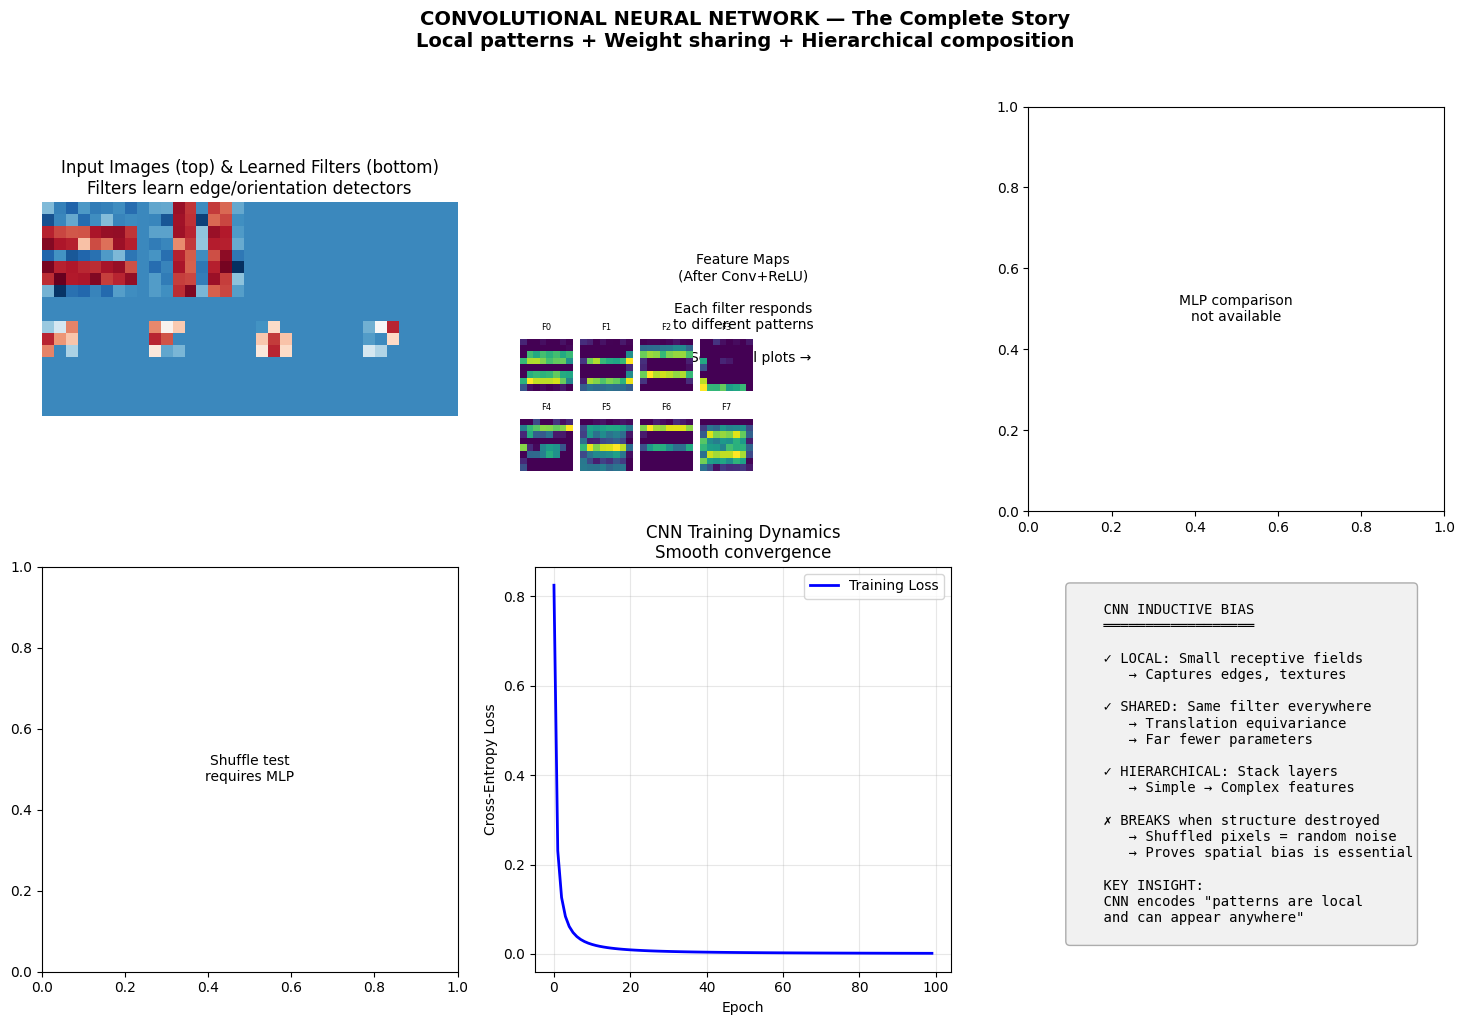

Write Python code to recreate this figure.
"""
CONVOLUTIONAL NEURAL NETWORK — Paradigm: LEARNED FEATURES (Local + Shared)

===============================================================
WHAT IT IS (THE CORE IDEA)
===============================================================

Instead of fully connected layers where every input connects to every neuron,
use LOCAL CONNECTIONS with SHARED WEIGHTS (convolution).

The SAME small filter slides across the input, detecting the SAME pattern
anywhere in the image → TRANSLATION EQUIVARIANCE.

===============================================================
THE KEY INSIGHT: WEIGHT SHARING = INDUCTIVE BIAS
===============================================================

An MLP treating a 28×28 image has 784 × hidden_size weights in layer 1.
A CNN with 3×3 filters has only 9 × n_filters weights!

This isn't just efficiency. It's a STRUCTURAL PRIOR:
    "Patterns that matter are LOCAL and can appear ANYWHERE."

This is why CNNs dominate vision:
    - Edges are local
    - Textures are local
    - A cat's ear is a cat's ear regardless of position

===============================================================
CONVOLUTION = TEMPLATE MATCHING
===============================================================

Convolution with filter W at position (i,j):

    output[i,j] = Σₘ Σₙ input[i+m, j+n] × W[m,n]

This is a DOT PRODUCT between the filter and the local patch.
High activation = patch LOOKS LIKE the filter.

So convolution is TEMPLATE MATCHING across all positions!

===============================================================
HIERARCHICAL FEATURE LEARNING
===============================================================

Layer 1: Learns edges, gradients (like Gabor filters)
Layer 2: Learns textures, corners (combinations of edges)
Layer 3: Learns parts (combinations of textures)
Layer 4+: Learns objects (combinations of parts)

Each layer's receptive field GROWS:
    3×3 filter → 3×3 receptive field
    Stack two 3×3 → 5×5 effective receptive field
    Stack three 3×3 → 7×7 effective receptive field

===============================================================
POOLING = TRANSLATION INVARIANCE
===============================================================

Max pooling: take max over local region
    - Provides SLIGHT translation invariance
    - Reduces spatial dimensions
    - Keeps strongest activations

Stride: skip positions when convolving
    - Similar effect to pooling
    - Modern architectures often use strided convolutions instead

===============================================================
INDUCTIVE BIAS
===============================================================

1. Locality: patterns are local
2. Translation equivariance: same pattern, same response (anywhere)
3. Hierarchical composition: simple → complex features
4. Spatial structure: 2D grid matters

This is why CNNs fail on permuted images!
If you shuffle pixels, the LOCAL patterns are destroyed.

===============================================================
"""

import numpy as np
import matplotlib.pyplot as plt
import sys
sys.path.insert(0, '/Users/sid47/ML Algorithms')
from importlib import import_module
datasets_module = import_module('00_datasets')
accuracy = datasets_module.accuracy


def create_simple_image_dataset(n_samples=500):
    """
    Create a simple 8×8 image dataset for binary classification.

    Class 0: Horizontal stripe pattern
    Class 1: Vertical stripe pattern

    This tests whether CNN can learn orientation-specific filters.
    """
    np.random.seed(42)

    images = []
    labels = []

    for i in range(n_samples):
        img = np.random.randn(8, 8) * 0.1  # noise

        if i % 2 == 0:
            # Horizontal stripes
            img[2:4, :] += 1.0
            img[5:7, :] += 1.0
            labels.append(0)
        else:
            # Vertical stripes
            img[:, 2:4] += 1.0
            img[:, 5:7] += 1.0
            labels.append(1)

        images.append(img)

    X = np.array(images)
    y = np.array(labels)

    # Split
    split = int(0.8 * n_samples)
    return X[:split], X[split:], y[:split], y[split:]


def create_digit_like_dataset(n_samples=1000):
    """
    Create simple 8×8 'digit-like' patterns.

    Class 0: 'L' shape
    Class 1: 'T' shape
    Class 2: '+' shape

    This tests pattern recognition beyond just orientation.
    """
    np.random.seed(42)

    images = []
    labels = []

    for i in range(n_samples):
        img = np.random.randn(8, 8) * 0.1

        label = i % 3

        if label == 0:  # L shape
            img[1:6, 2] += 1.0  # vertical bar
            img[5, 2:6] += 1.0   # horizontal bar
        elif label == 1:  # T shape
            img[1, 2:6] += 1.0   # top horizontal
            img[1:6, 3:5] += 1.0  # vertical
        else:  # + shape
            img[3:5, 1:7] += 1.0  # horizontal
            img[1:7, 3:5] += 1.0  # vertical

        images.append(img)
        labels.append(label)

    X = np.array(images)
    y = np.array(labels)

    split = int(0.8 * n_samples)
    return X[:split], X[split:], y[:split], y[split:]


def im2col(X, kernel_size, stride, padding):
    """
    Transform image to column matrix for efficient convolution.

    This converts convolution into matrix multiplication!
    Instead of sliding a filter, we extract all patches as columns.

    X shape: (N, C, H, W)
    Output shape: (N * H_out * W_out, C * kernel_size * kernel_size)
    """
    N, C, H, W = X.shape

    # Apply padding
    if padding > 0:
        X_padded = np.pad(X, ((0, 0), (0, 0),
                              (padding, padding),
                              (padding, padding)), mode='constant')
    else:
        X_padded = X

    H_padded, W_padded = X_padded.shape[2], X_padded.shape[3]
    H_out = (H + 2 * padding - kernel_size) // stride + 1
    W_out = (W + 2 * padding - kernel_size) // stride + 1

    # Extract patches using stride tricks for efficiency
    shape = (N, C, H_out, W_out, kernel_size, kernel_size)
    strides = (X_padded.strides[0], X_padded.strides[1],
               X_padded.strides[2] * stride, X_padded.strides[3] * stride,
               X_padded.strides[2], X_padded.strides[3])

    patches = np.lib.stride_tricks.as_strided(X_padded, shape=shape, strides=strides)
    # Reshape to (N * H_out * W_out, C * K * K)
    cols = patches.reshape(N * H_out * W_out, -1)

    return cols, H_out, W_out, X_padded


def col2im(dcols, X_shape, kernel_size, stride, padding, H_out, W_out):
    """
    Reverse of im2col - accumulate gradients back to image format.
    """
    N, C, H, W = X_shape
    H_padded = H + 2 * padding
    W_padded = W + 2 * padding

    dX_padded = np.zeros((N, C, H_padded, W_padded))

    # Reshape dcols to patches
    dcols_reshaped = dcols.reshape(N, H_out, W_out, C, kernel_size, kernel_size)

    for i in range(H_out):
        for j in range(W_out):
            h_start = i * stride
            w_start = j * stride
            dX_padded[:, :, h_start:h_start+kernel_size, w_start:w_start+kernel_size] += \
                dcols_reshaped[:, i, j, :, :, :]

    # Remove padding
    if padding > 0:
        return dX_padded[:, :, padding:-padding, padding:-padding]
    return dX_padded


class Conv2D:
    """
    2D Convolution Layer (VECTORIZED with im2col).

    This is where the magic happens: local receptive fields + weight sharing.
    Uses im2col transformation to convert convolution to matrix multiplication.
    """

    def __init__(self, in_channels, out_channels, kernel_size=3, stride=1, padding=0):
        """
        Parameters:
        -----------
        in_channels : Input channels (1 for grayscale, 3 for RGB)
        out_channels : Number of filters (output feature maps)
        kernel_size : Size of each filter (assumes square)
        stride : Step size when sliding filter
        padding : Zero-padding around input
        """
        self.in_channels = in_channels
        self.out_channels = out_channels
        self.kernel_size = kernel_size
        self.stride = stride
        self.padding = padding

        # Initialize weights: shape (out_channels, in_channels, kernel_size, kernel_size)
        # Kaiming initialization for ReLU
        fan_in = in_channels * kernel_size * kernel_size
        self.W = np.random.randn(out_channels, in_channels, kernel_size, kernel_size) * np.sqrt(2.0 / fan_in)
        self.b = np.zeros(out_channels)

        # Gradients
        self.dW = None
        self.db = None
        self.cache = None

    def forward(self, X):
        """
        Forward pass: convolve filters across input using im2col.

        X shape: (batch_size, in_channels, height, width)
        Output shape: (batch_size, out_channels, out_height, out_width)
        """
        N, C, H, W = X.shape

        # im2col transformation
        cols, H_out, W_out, X_padded = im2col(X, self.kernel_size, self.stride, self.padding)

        # Reshape weights to (out_channels, in_channels * K * K)
        W_flat = self.W.reshape(self.out_channels, -1)

        # Convolution as matrix multiplication!
        # cols: (N * H_out * W_out, C * K * K)
        # W_flat.T: (C * K * K, out_channels)
        # Result: (N * H_out * W_out, out_channels)
        out = cols @ W_flat.T + self.b

        # Reshape to (N, out_channels, H_out, W_out)
        out = out.reshape(N, H_out, W_out, self.out_channels).transpose(0, 3, 1, 2)

        self.cache = (X, cols, H_out, W_out)
        return out

    def backward(self, dout):
        """
        Backward pass: compute gradients using im2col.
        """
        X, cols, H_out, W_out = self.cache
        N, C, H, W = X.shape

        # Reshape dout to (N * H_out * W_out, out_channels)
        dout_flat = dout.transpose(0, 2, 3, 1).reshape(-1, self.out_channels)

        # Gradient w.r.t. weights
        # dW = cols.T @ dout_flat, reshaped
        self.dW = (cols.T @ dout_flat).T.reshape(self.W.shape)

        # Gradient w.r.t. bias
        self.db = np.sum(dout_flat, axis=0)

        # Gradient w.r.t. input
        W_flat = self.W.reshape(self.out_channels, -1)
        dcols = dout_flat @ W_flat  # (N * H_out * W_out, C * K * K)

        # col2im to get dX
        dX = col2im(dcols, X.shape, self.kernel_size, self.stride, self.padding, H_out, W_out)

        return dX


class MaxPool2D:
    """
    Max Pooling Layer (VECTORIZED).

    Takes the maximum value in each local region.
    Provides slight translation invariance and reduces dimensions.
    """

    def __init__(self, pool_size=2, stride=2):
        self.pool_size = pool_size
        self.stride = stride
        self.cache = None

    def forward(self, X):
        """
        Forward pass: max over each pool_size × pool_size region.
        Vectorized using reshape and stride tricks.
        """
        N, C, H, W = X.shape
        p = self.pool_size
        s = self.stride

        H_out = (H - p) // s + 1
        W_out = (W - p) // s + 1

        # Use stride tricks to extract pooling regions
        shape = (N, C, H_out, W_out, p, p)
        strides = (X.strides[0], X.strides[1],
                   X.strides[2] * s, X.strides[3] * s,
                   X.strides[2], X.strides[3])

        X_strided = np.lib.stride_tricks.as_strided(X, shape=shape, strides=strides)

        # Max over the pooling windows
        out = X_strided.max(axis=(4, 5))

        # Store for backward
        self.cache = (X, X_strided, out)
        return out

    def backward(self, dout):
        """
        Backward pass: gradient flows only to the max element.
        """
        X, X_strided, out = self.cache
        N, C, H, W = X.shape
        p = self.pool_size
        s = self.stride
        _, _, H_out, W_out = dout.shape

        dX = np.zeros_like(X)

        # Create mask where max occurred
        # out has shape (N, C, H_out, W_out)
        # X_strided has shape (N, C, H_out, W_out, p, p)
        mask = (X_strided == out[:, :, :, :, None, None])

        # Distribute gradients
        for i in range(H_out):
            for j in range(W_out):
                h_start = i * s
                w_start = j * s
                dX[:, :, h_start:h_start+p, w_start:w_start+p] += \
                    mask[:, :, i, j, :, :] * dout[:, :, i:i+1, j:j+1]

        return dX


class Flatten:
    """Flatten spatial dimensions for dense layer."""

    def __init__(self):
        self.cache = None

    def forward(self, X):
        self.cache = X.shape
        return X.reshape(X.shape[0], -1)

    def backward(self, dout):
        return dout.reshape(self.cache)


class ReLU:
    """ReLU activation."""

    def __init__(self):
        self.cache = None

    def forward(self, X):
        self.cache = X
        return np.maximum(0, X)

    def backward(self, dout):
        X = self.cache
        return dout * (X > 0)


class Dense:
    """Fully connected layer."""

    def __init__(self, in_features, out_features):
        self.W = np.random.randn(in_features, out_features) * np.sqrt(2.0 / in_features)
        self.b = np.zeros(out_features)
        self.dW = None
        self.db = None
        self.cache = None

    def forward(self, X):
        self.cache = X
        return X @ self.W + self.b

    def backward(self, dout):
        X = self.cache
        self.dW = X.T @ dout
        self.db = np.sum(dout, axis=0)
        return dout @ self.W.T


class SimpleCNN:
    """
    Simple CNN for image classification.

    Architecture:
        Conv(3×3) → ReLU → Pool(2×2) → Conv(3×3) → ReLU → Pool(2×2) → Dense → Output
    """

    def __init__(self, input_shape=(1, 8, 8), n_classes=2, n_filters=8):
        """
        Parameters:
        -----------
        input_shape : (channels, height, width)
        n_classes : Number of output classes
        n_filters : Number of filters in conv layers
        """
        C, H, W = input_shape

        self.layers = []

        # Layer 1: Conv + ReLU
        self.layers.append(Conv2D(C, n_filters, kernel_size=3, padding=1))
        self.layers.append(ReLU())

        # Layer 2: Pool
        self.layers.append(MaxPool2D(pool_size=2, stride=2))

        # Calculate size after pool: H/2, W/2
        H1, W1 = H // 2, W // 2

        # Layer 3: Conv + ReLU
        self.layers.append(Conv2D(n_filters, n_filters * 2, kernel_size=3, padding=1))
        self.layers.append(ReLU())

        # Layer 4: Pool
        self.layers.append(MaxPool2D(pool_size=2, stride=2))

        # Calculate size after second pool: H/4, W/4
        H2, W2 = H1 // 2, W1 // 2
        flat_size = n_filters * 2 * H2 * W2

        # Layer 5: Flatten
        self.layers.append(Flatten())

        # Layer 6: Dense → output
        self.layers.append(Dense(flat_size, n_classes))

        self.n_classes = n_classes

    def forward(self, X):
        """Forward pass through all layers."""
        out = X
        for layer in self.layers:
            out = layer.forward(out)
        return out

    def backward(self, dout):
        """Backward pass through all layers."""
        for layer in reversed(self.layers):
            dout = layer.backward(dout)

    def softmax(self, X):
        """Numerically stable softmax."""
        exp_X = np.exp(X - np.max(X, axis=1, keepdims=True))
        return exp_X / np.sum(exp_X, axis=1, keepdims=True)

    def cross_entropy_loss(self, logits, y):
        """Cross-entropy loss with softmax."""
        probs = self.softmax(logits)
        n = len(y)

        # Clip for numerical stability
        probs = np.clip(probs, 1e-10, 1 - 1e-10)

        # Loss: -log(prob of correct class)
        loss = -np.sum(np.log(probs[np.arange(n), y])) / n

        # Gradient: softmax - one_hot
        dlogits = probs.copy()
        dlogits[np.arange(n), y] -= 1
        dlogits /= n

        return loss, dlogits

    def fit(self, X, y, epochs=100, lr=0.01, batch_size=32, verbose=True):
        """Train the CNN."""
        n_samples = len(y)

        # Reshape X if needed: (N, H, W) → (N, 1, H, W)
        if len(X.shape) == 3:
            X = X[:, np.newaxis, :, :]

        losses = []

        for epoch in range(epochs):
            # Shuffle
            indices = np.random.permutation(n_samples)
            X_shuffled = X[indices]
            y_shuffled = y[indices]

            epoch_loss = 0

            for i in range(0, n_samples, batch_size):
                X_batch = X_shuffled[i:i+batch_size]
                y_batch = y_shuffled[i:i+batch_size]

                # Forward
                logits = self.forward(X_batch)

                # Loss
                loss, dlogits = self.cross_entropy_loss(logits, y_batch)
                epoch_loss += loss * len(y_batch)

                # Backward
                self.backward(dlogits)

                # Update weights (SGD)
                for layer in self.layers:
                    if hasattr(layer, 'W'):
                        layer.W -= lr * layer.dW
                        layer.b -= lr * layer.db

            epoch_loss /= n_samples
            losses.append(epoch_loss)

            if verbose and (epoch + 1) % 20 == 0:
                print(f"Epoch {epoch+1}/{epochs}, Loss: {epoch_loss:.4f}")

        return losses

    def predict(self, X):
        """Predict class labels."""
        if len(X.shape) == 3:
            X = X[:, np.newaxis, :, :]
        logits = self.forward(X)
        return np.argmax(logits, axis=1)

    def predict_proba(self, X):
        """Predict class probabilities."""
        if len(X.shape) == 3:
            X = X[:, np.newaxis, :, :]
        logits = self.forward(X)
        return self.softmax(logits)


# ============================================================
# ABLATION EXPERIMENTS
# ============================================================

def ablation_experiments():
    print("\n" + "="*60)
    print("ABLATION EXPERIMENTS")
    print("="*60)

    np.random.seed(42)
    X_train, X_test, y_train, y_test = create_simple_image_dataset()

    # -------- Experiment 1: Number of Filters --------
    print("\n1. EFFECT OF NUMBER OF FILTERS")
    print("-" * 40)
    for n_filters in [2, 4, 8, 16, 32]:
        cnn = SimpleCNN(input_shape=(1, 8, 8), n_classes=2, n_filters=n_filters)
        cnn.fit(X_train, y_train, epochs=50, lr=0.01, verbose=False)
        train_acc = accuracy(y_train, cnn.predict(X_train))
        test_acc = accuracy(y_test, cnn.predict(X_test))
        n_params = sum(l.W.size + l.b.size for l in cnn.layers if hasattr(l, 'W'))
        print(f"n_filters={n_filters:<3} params={n_params:<6} train={train_acc:.3f} test={test_acc:.3f}")
    print("→ More filters = more capacity, but diminishing returns")

    # -------- Experiment 2: CNN vs MLP --------
    print("\n2. CNN vs MLP (Same Parameter Budget)")
    print("-" * 40)

    # Train CNN
    cnn = SimpleCNN(input_shape=(1, 8, 8), n_classes=2, n_filters=8)
    cnn.fit(X_train, y_train, epochs=100, lr=0.01, verbose=False)
    cnn_acc = accuracy(y_test, cnn.predict(X_test))
    cnn_params = sum(l.W.size + l.b.size for l in cnn.layers if hasattr(l, 'W'))

    # Train MLP with similar params
    from importlib import import_module
    try:
        mlp_module = import_module('12_mlp')
        MLP = mlp_module.MLP

        X_train_flat = X_train.reshape(X_train.shape[0], -1)
        X_test_flat = X_test.reshape(X_test.shape[0], -1)

        mlp = MLP(layer_sizes=[64, 32, 16, 2], activation='relu')
        mlp.fit(X_train_flat, y_train, epochs=100, lr=0.01, verbose=False)
        mlp_acc = accuracy(y_test, mlp.predict(X_test_flat))
        mlp_params = sum(l.W.size + l.b.size for l in mlp.layers if hasattr(l, 'W'))

        print(f"CNN: params={cnn_params:<6} accuracy={cnn_acc:.3f}")
        print(f"MLP: params={mlp_params:<6} accuracy={mlp_acc:.3f}")
        print("→ CNN achieves same/better with fewer params (weight sharing!)")
    except:
        print(f"CNN: params={cnn_params:<6} accuracy={cnn_acc:.3f}")
        print("MLP module not available for comparison")

    # -------- Experiment 3: Effect of Pooling --------
    print("\n3. EFFECT OF POOLING (Translation Invariance)")
    print("-" * 40)

    # Test with shifted images
    def shift_images(X, shift=1):
        """Shift images by 'shift' pixels."""
        X_shifted = np.zeros_like(X)
        X_shifted[:, shift:, shift:] = X[:, :-shift, :-shift]
        return X_shifted

    X_test_shifted = shift_images(X_test, shift=1)

    cnn = SimpleCNN(input_shape=(1, 8, 8), n_classes=2, n_filters=8)
    cnn.fit(X_train, y_train, epochs=100, lr=0.01, verbose=False)

    acc_original = accuracy(y_test, cnn.predict(X_test))
    acc_shifted = accuracy(y_test, cnn.predict(X_test_shifted))

    print(f"Original test accuracy:    {acc_original:.3f}")
    print(f"Shifted test accuracy:     {acc_shifted:.3f}")
    print(f"Drop due to shift:         {acc_original - acc_shifted:.3f}")
    print("→ Pooling provides SOME shift invariance, but not complete")

    # -------- Experiment 4: Pixel Shuffle Test --------
    print("\n4. CNN vs MLP on SHUFFLED PIXELS")
    print("-" * 40)
    print("This tests the spatial inductive bias!")

    # Create a fixed random permutation
    perm = np.random.permutation(64)

    X_train_shuffled = X_train.reshape(-1, 64)[:, perm].reshape(-1, 8, 8)
    X_test_shuffled = X_test.reshape(-1, 64)[:, perm].reshape(-1, 8, 8)

    # CNN on shuffled
    cnn = SimpleCNN(input_shape=(1, 8, 8), n_classes=2, n_filters=8)
    cnn.fit(X_train_shuffled, y_train, epochs=100, lr=0.01, verbose=False)
    cnn_shuffled_acc = accuracy(y_test, cnn.predict(X_test_shuffled))

    print(f"CNN on normal images:     {acc_original:.3f}")
    print(f"CNN on shuffled pixels:   {cnn_shuffled_acc:.3f}")
    print("→ CNN FAILS on shuffled pixels! Local structure destroyed.")

    # -------- Experiment 5: Visualize Learned Filters --------
    print("\n5. LEARNED FILTERS (First Conv Layer)")
    print("-" * 40)

    cnn = SimpleCNN(input_shape=(1, 8, 8), n_classes=2, n_filters=8)
    cnn.fit(X_train, y_train, epochs=100, lr=0.01, verbose=False)

    # Get first conv layer filters
    conv1 = cnn.layers[0]
    filters = conv1.W  # Shape: (n_filters, in_channels, H, W)

    print(f"Filter shape: {filters.shape}")
    print(f"Filter 0 (horizontal/vertical detector?):")
    print(filters[0, 0].round(2))
    print("→ Filters learn edge/pattern detectors automatically!")

    # -------- Experiment 6: Multi-class Classification --------
    print("\n6. MULTI-CLASS CLASSIFICATION (L, T, + shapes)")
    print("-" * 40)

    X_train_mc, X_test_mc, y_train_mc, y_test_mc = create_digit_like_dataset()

    for n_filters in [4, 8, 16]:
        cnn = SimpleCNN(input_shape=(1, 8, 8), n_classes=3, n_filters=n_filters)
        cnn.fit(X_train_mc, y_train_mc, epochs=100, lr=0.01, verbose=False)
        acc = accuracy(y_test_mc, cnn.predict(X_test_mc))
        print(f"n_filters={n_filters:<3} 3-class accuracy={acc:.3f}")


def visualize_cnn_story():
    """
    Create comprehensive CNN visualization that tells the complete story:
    1. Learned filters (what CNN sees)
    2. Feature maps (how activations propagate)
    3. CNN vs MLP comparison (weight sharing advantage)
    4. Shuffle test (spatial inductive bias proof)
    5. Loss curves (training dynamics)
    6. Parameter efficiency
    """
    print("\n" + "="*60)
    print("CNN VISUALIZATION — The Complete Story")
    print("="*60)

    np.random.seed(42)
    X_train, X_test, y_train, y_test = create_simple_image_dataset(n_samples=600)

    # Train CNN
    cnn = SimpleCNN(input_shape=(1, 8, 8), n_classes=2, n_filters=8)
    losses_cnn = cnn.fit(X_train, y_train, epochs=100, lr=0.01, verbose=False)
    cnn_acc = accuracy(y_test, cnn.predict(X_test))
    cnn_params = sum(l.W.size + l.b.size for l in cnn.layers if hasattr(l, 'W'))

    # Create figure with 2x3 grid
    fig = plt.figure(figsize=(15, 10))

    # ============ Plot 1: Sample Images & Learned Filters ============
    ax1 = fig.add_subplot(2, 3, 1)

    # Show 4 sample images (2 per class) and corresponding filter responses
    conv1 = cnn.layers[0]
    n_filters_show = 4

    # Create a grid showing input → filters → activations
    combined = np.zeros((8*2 + 2, 8*n_filters_show + n_filters_show - 1))

    # Top row: sample images
    sample_h = X_test[0]  # Horizontal stripe
    sample_v = X_test[1]  # Vertical stripe
    combined[:8, :8] = sample_h
    combined[:8, 9:17] = sample_v

    # Show filters
    for i in range(min(n_filters_show, conv1.W.shape[0])):
        # Normalize filter for display
        filt = conv1.W[i, 0]
        filt_norm = (filt - filt.min()) / (filt.max() - filt.min() + 1e-8)
        # Place in bottom row
        col_start = i * 9
        combined[10:13, col_start:col_start+3] = filt_norm

    ax1.imshow(combined, cmap='RdBu_r')
    ax1.set_title('Input Images (top) & Learned Filters (bottom)\nFilters learn edge/orientation detectors')
    ax1.axis('off')

    # ============ Plot 2: Feature Maps After Conv ============
    ax2 = fig.add_subplot(2, 3, 2)

    # Get activations after first conv+relu
    test_img = X_test[0:1, np.newaxis, :, :]  # Add channel dim
    conv_out = cnn.layers[0].forward(test_img)
    relu_out = cnn.layers[1].forward(conv_out)

    # Show feature maps
    n_show = min(8, relu_out.shape[1])
    rows = 2
    cols = 4

    for i in range(n_show):
        ax_sub = fig.add_axes([0.35 + (i % cols) * 0.04, 0.55 + (1 - i // cols) * 0.08, 0.035, 0.07])
        ax_sub.imshow(relu_out[0, i], cmap='viridis')
        ax_sub.axis('off')
        ax_sub.set_title(f'F{i}', fontsize=6)

    ax2.text(0.5, 0.5, 'Feature Maps\n(After Conv+ReLU)\n\nEach filter responds\nto different patterns\n\n→ See small plots →',
             ha='center', va='center', fontsize=10, transform=ax2.transAxes)
    ax2.axis('off')

    # ============ Plot 3: CNN vs MLP ============
    ax3 = fig.add_subplot(2, 3, 3)

    # Train MLP
    try:
        mlp_module = import_module('12_mlp')
        MLP = mlp_module.MLP

        X_train_flat = X_train.reshape(X_train.shape[0], -1)
        X_test_flat = X_test.reshape(X_test.shape[0], -1)

        mlp = MLP(layer_sizes=[64, 32, 16, 2], activation='relu', n_epochs=100, lr=0.01, random_state=42)
        mlp.fit(X_train_flat, y_train)
        mlp_acc = accuracy(y_test, mlp.predict(X_test_flat))
        mlp_params = sum(w.size for w in mlp.weights) + sum(b.size for b in mlp.biases)

        # Bar chart
        models = ['CNN', 'MLP']
        accs = [cnn_acc, mlp_acc]
        params = [cnn_params, mlp_params]

        x = np.arange(2)
        width = 0.35

        bars1 = ax3.bar(x - width/2, accs, width, label='Accuracy', color='steelblue')
        ax3.set_ylabel('Accuracy', color='steelblue')
        ax3.set_ylim(0, 1.1)

        ax3_twin = ax3.twinx()
        bars2 = ax3_twin.bar(x + width/2, params, width, label='Parameters', color='coral', alpha=0.7)
        ax3_twin.set_ylabel('Parameters', color='coral')

        ax3.set_xticks(x)
        ax3.set_xticklabels(models)
        ax3.set_title(f'CNN vs MLP: Weight Sharing Wins!\nCNN: {cnn_params} params, MLP: {mlp_params} params')

        # Add value labels
        for bar, val in zip(bars1, accs):
            ax3.text(bar.get_x() + bar.get_width()/2, bar.get_height() + 0.02, f'{val:.2f}',
                    ha='center', fontsize=9)
        for bar, val in zip(bars2, params):
            ax3_twin.text(bar.get_x() + bar.get_width()/2, bar.get_height() + 50, f'{val}',
                         ha='center', fontsize=9)
    except:
        ax3.text(0.5, 0.5, 'MLP comparison\nnot available', ha='center', va='center', transform=ax3.transAxes)

    # ============ Plot 4: Shuffle Test (Key Insight!) ============
    ax4 = fig.add_subplot(2, 3, 4)

    # Create fixed permutation
    perm = np.random.permutation(64)

    # Train CNN on shuffled data
    X_train_shuffled = X_train.reshape(-1, 64)[:, perm].reshape(-1, 8, 8)
    X_test_shuffled = X_test.reshape(-1, 64)[:, perm].reshape(-1, 8, 8)

    cnn_shuffled = SimpleCNN(input_shape=(1, 8, 8), n_classes=2, n_filters=8)
    cnn_shuffled.fit(X_train_shuffled, y_train, epochs=100, lr=0.01, verbose=False)
    cnn_shuffled_acc = accuracy(y_test, cnn_shuffled.predict(X_test_shuffled))

    # MLP on shuffled (should still work!)
    try:
        mlp_shuffled = MLP(layer_sizes=[64, 32, 16, 2], activation='relu', n_epochs=100, lr=0.01, random_state=42)
        X_train_shuf_flat = X_train_shuffled.reshape(-1, 64)
        X_test_shuf_flat = X_test_shuffled.reshape(-1, 64)
        mlp_shuffled.fit(X_train_shuf_flat, y_train)
        mlp_shuffled_acc = accuracy(y_test, mlp_shuffled.predict(X_test_shuf_flat))

        # Grouped bar chart
        conditions = ['Original', 'Shuffled Pixels']
        cnn_accs = [cnn_acc, cnn_shuffled_acc]
        mlp_accs = [mlp_acc, mlp_shuffled_acc]

        x = np.arange(2)
        width = 0.35

        ax4.bar(x - width/2, cnn_accs, width, label='CNN', color='steelblue')
        ax4.bar(x + width/2, mlp_accs, width, label='MLP', color='coral')

        ax4.set_xticks(x)
        ax4.set_xticklabels(conditions)
        ax4.set_ylabel('Accuracy')
        ax4.set_ylim(0, 1.1)
        ax4.legend()
        ax4.set_title('THE KEY TEST: Shuffled Pixels\nCNN FAILS (needs spatial structure)\nMLP works (no spatial bias)')

        # Add annotations
        ax4.annotate('', xy=(0.5, cnn_shuffled_acc), xytext=(0.5, cnn_acc),
                    arrowprops=dict(arrowstyle='->', color='red', lw=2))
        ax4.text(0.65, (cnn_acc + cnn_shuffled_acc)/2, 'CNN\nbreaks!', fontsize=9, color='red')
    except:
        ax4.text(0.5, 0.5, 'Shuffle test\nrequires MLP', ha='center', va='center', transform=ax4.transAxes)

    # ============ Plot 5: Loss Curve ============
    ax5 = fig.add_subplot(2, 3, 5)

    ax5.plot(losses_cnn, 'b-', linewidth=2, label='Training Loss')
    ax5.set_xlabel('Epoch')
    ax5.set_ylabel('Cross-Entropy Loss')
    ax5.set_title('CNN Training Dynamics\nSmooth convergence')
    ax5.legend()
    ax5.grid(True, alpha=0.3)

    # ============ Plot 6: Visual Summary ============
    ax6 = fig.add_subplot(2, 3, 6)
    ax6.axis('off')

    summary_text = """
    CNN INDUCTIVE BIAS
    ══════════════════

    ✓ LOCAL: Small receptive fields
       → Captures edges, textures

    ✓ SHARED: Same filter everywhere
       → Translation equivariance
       → Far fewer parameters

    ✓ HIERARCHICAL: Stack layers
       → Simple → Complex features

    ✗ BREAKS when structure destroyed
       → Shuffled pixels = random noise
       → Proves spatial bias is essential

    KEY INSIGHT:
    CNN encodes "patterns are local
    and can appear anywhere"
    """

    ax6.text(0.1, 0.95, summary_text, transform=ax6.transAxes, fontsize=10,
             verticalalignment='top', fontfamily='monospace',
             bbox=dict(boxstyle='round', facecolor='lightgray', alpha=0.3))

    plt.suptitle('CONVOLUTIONAL NEURAL NETWORK — The Complete Story\n'
                 'Local patterns + Weight sharing + Hierarchical composition',
                 fontsize=14, fontweight='bold', y=1.02)
    plt.tight_layout()
    return fig


def visualize_filters_and_activations():
    """Wrapper for backward compatibility."""
    return visualize_cnn_story()


def visualize_feature_hierarchy():
    """
    THE KEY CNN VISUALIZATION: Show how features build hierarchically.

    Layer 1: Detects edges/gradients (like Gabor filters)
    Layer 2: Detects textures/corners (combinations of edges)

    Shows:
    1. Input image
    2. All Layer 1 feature maps (edge detectors)
    3. All Layer 2 feature maps (texture detectors)
    4. The learned filters themselves
    """
    np.random.seed(42)
    X_train, X_test, y_train, y_test = create_simple_image_dataset(n_samples=600)

    # Train CNN
    cnn = SimpleCNN(input_shape=(1, 8, 8), n_classes=2, n_filters=8)
    cnn.fit(X_train, y_train, epochs=100, lr=0.01, verbose=False)

    fig = plt.figure(figsize=(16, 12))

    # Get sample images - one horizontal, one vertical
    idx_h = np.where(y_test == 0)[0][0]  # Horizontal stripe
    idx_v = np.where(y_test == 1)[0][0]  # Vertical stripe

    sample_h = X_test[idx_h]
    sample_v = X_test[idx_v]

    # ============ Row 1: Horizontal stripe through the network ============
    # Input
    ax1 = fig.add_subplot(4, 6, 1)
    ax1.imshow(sample_h, cmap='gray')
    ax1.set_title('INPUT\n(Horizontal)', fontsize=9, fontweight='bold')
    ax1.axis('off')

    # Forward through layers
    x = sample_h[np.newaxis, np.newaxis, :, :]  # (1, 1, 8, 8)

    # Conv1 + ReLU
    conv1_out = cnn.layers[0].forward(x)
    relu1_out = cnn.layers[1].forward(conv1_out)

    # Show first 4 feature maps from layer 1
    for i in range(min(4, relu1_out.shape[1])):
        ax = fig.add_subplot(4, 6, 2 + i)
        ax.imshow(relu1_out[0, i], cmap='viridis')
        ax.set_title(f'Conv1-F{i}', fontsize=8)
        ax.axis('off')

    # Pool1
    pool1_out = cnn.layers[2].forward(relu1_out)

    # Conv2 + ReLU
    conv2_out = cnn.layers[3].forward(pool1_out)
    relu2_out = cnn.layers[4].forward(conv2_out)

    # Show feature map from layer 2
    ax6 = fig.add_subplot(4, 6, 6)
    # Average across channels for visualization
    ax6.imshow(relu2_out[0].mean(axis=0), cmap='viridis')
    ax6.set_title('Conv2 (avg)', fontsize=8)
    ax6.axis('off')

    # ============ Row 2: Vertical stripe through the network ============
    ax7 = fig.add_subplot(4, 6, 7)
    ax7.imshow(sample_v, cmap='gray')
    ax7.set_title('INPUT\n(Vertical)', fontsize=9, fontweight='bold')
    ax7.axis('off')

    # Forward through layers
    x_v = sample_v[np.newaxis, np.newaxis, :, :]
    conv1_out_v = cnn.layers[0].forward(x_v)
    relu1_out_v = cnn.layers[1].forward(conv1_out_v)

    for i in range(min(4, relu1_out_v.shape[1])):
        ax = fig.add_subplot(4, 6, 8 + i)
        ax.imshow(relu1_out_v[0, i], cmap='viridis')
        ax.set_title(f'Conv1-F{i}', fontsize=8)
        ax.axis('off')

    pool1_out_v = cnn.layers[2].forward(relu1_out_v)
    conv2_out_v = cnn.layers[3].forward(pool1_out_v)
    relu2_out_v = cnn.layers[4].forward(conv2_out_v)

    ax12 = fig.add_subplot(4, 6, 12)
    ax12.imshow(relu2_out_v[0].mean(axis=0), cmap='viridis')
    ax12.set_title('Conv2 (avg)', fontsize=8)
    ax12.axis('off')

    # ============ Row 3: The learned filters ============
    conv1 = cnn.layers[0]
    conv2 = cnn.layers[3]

    # Show Conv1 filters (3x3)
    ax13 = fig.add_subplot(4, 6, 13)
    ax13.text(0.5, 0.5, 'LAYER 1\nFILTERS\n(3×3)', ha='center', va='center',
              fontsize=10, fontweight='bold', transform=ax13.transAxes)
    ax13.axis('off')

    for i in range(min(4, conv1.W.shape[0])):
        ax = fig.add_subplot(4, 6, 14 + i)
        filt = conv1.W[i, 0]
        ax.imshow(filt, cmap='RdBu_r', vmin=-np.abs(filt).max(), vmax=np.abs(filt).max())
        ax.set_title(f'F{i}', fontsize=8)
        ax.axis('off')

    ax18 = fig.add_subplot(4, 6, 18)
    ax18.text(0.5, 0.5, 'Edge\ndetectors', ha='center', va='center',
              fontsize=9, transform=ax18.transAxes)
    ax18.axis('off')

    # ============ Row 4: Explanation ============
    ax19 = fig.add_subplot(4, 6, 19)
    ax19.axis('off')

    ax20 = fig.add_subplot(4, 6, (20, 24))
    ax20.axis('off')
    explanation = """
    HIERARCHICAL FEATURE LEARNING
    ═══════════════════════════════

    Layer 1 (Conv1): Detects EDGES
    • Each filter responds to a specific edge orientation
    • Same filter fires wherever that edge appears (translation equivariance)
    • Different filters detect different orientations

    Layer 2 (Conv2): Detects TEXTURES
    • Combines edges from Layer 1
    • Horizontal stripes = horizontal edges repeated
    • Vertical stripes = vertical edges repeated

    KEY INSIGHT: The network learns a HIERARCHY
    Simple patterns → Complex patterns → Objects
    """
    ax20.text(0.05, 0.95, explanation, transform=ax20.transAxes, fontsize=10,
              verticalalignment='top', fontfamily='monospace',
              bbox=dict(boxstyle='round', facecolor='lightyellow', alpha=0.8))

    plt.suptitle('CNN FEATURE HIERARCHY: How Convolution Builds Complex Features\n'
                 'Same filter responds to same pattern anywhere (weight sharing)',
                 fontsize=13, fontweight='bold', y=1.02)
    plt.tight_layout()
    return fig


def visualize_spatial_inductive_bias():
    """
    THE CRITICAL TEST: Prove CNN's spatial inductive bias.

    If we SHUFFLE the pixels (destroy spatial structure):
    - CNN should FAIL (it relies on local patterns)
    - MLP should still WORK (it has no spatial assumption)

    This proves CNN encodes "patterns are local and can appear anywhere"
    """
    np.random.seed(42)
    X_train, X_test, y_train, y_test = create_simple_image_dataset(n_samples=600)

    fig = plt.figure(figsize=(16, 10))

    # Create fixed permutation
    perm = np.random.permutation(64)
    inv_perm = np.argsort(perm)  # To unshuffle

    # Shuffle the pixels
    X_train_shuffled = X_train.reshape(-1, 64)[:, perm].reshape(-1, 8, 8)
    X_test_shuffled = X_test.reshape(-1, 64)[:, perm].reshape(-1, 8, 8)

    # ============ Row 1: Show what shuffling does ============
    ax1 = fig.add_subplot(2, 4, 1)
    ax1.imshow(X_test[0], cmap='gray')
    ax1.set_title('Original Image\n(Horizontal stripe)', fontsize=10)
    ax1.axis('off')

    ax2 = fig.add_subplot(2, 4, 2)
    ax2.imshow(X_test_shuffled[0], cmap='gray')
    ax2.set_title('SHUFFLED Pixels\n(Same info, destroyed structure)', fontsize=10)
    ax2.axis('off')

    ax3 = fig.add_subplot(2, 4, 3)
    ax3.imshow(X_test[1], cmap='gray')
    ax3.set_title('Original Image\n(Vertical stripe)', fontsize=10)
    ax3.axis('off')

    ax4 = fig.add_subplot(2, 4, 4)
    ax4.imshow(X_test_shuffled[1], cmap='gray')
    ax4.set_title('SHUFFLED Pixels\n(Same info, destroyed structure)', fontsize=10)
    ax4.axis('off')

    # ============ Row 2: Train and compare ============

    # Train CNN on original
    cnn_orig = SimpleCNN(input_shape=(1, 8, 8), n_classes=2, n_filters=8)
    cnn_orig.fit(X_train, y_train, epochs=100, lr=0.01, verbose=False)
    cnn_orig_acc = accuracy(y_test, cnn_orig.predict(X_test))

    # Train CNN on shuffled
    cnn_shuf = SimpleCNN(input_shape=(1, 8, 8), n_classes=2, n_filters=8)
    cnn_shuf.fit(X_train_shuffled, y_train, epochs=100, lr=0.01, verbose=False)
    cnn_shuf_acc = accuracy(y_test, cnn_shuf.predict(X_test_shuffled))

    # Train MLP on original
    try:
        mlp_module = import_module('12_mlp')
        MLP = mlp_module.MLP

        X_train_flat = X_train.reshape(-1, 64)
        X_test_flat = X_test.reshape(-1, 64)
        X_train_shuf_flat = X_train_shuffled.reshape(-1, 64)
        X_test_shuf_flat = X_test_shuffled.reshape(-1, 64)

        mlp_orig = MLP(layer_sizes=[64, 32, 16, 2], activation='relu',
                       n_epochs=100, lr=0.1, random_state=42)
        mlp_orig.fit(X_train_flat, y_train)
        mlp_orig_acc = accuracy(y_test, mlp_orig.predict(X_test_flat))

        mlp_shuf = MLP(layer_sizes=[64, 32, 16, 2], activation='relu',
                       n_epochs=100, lr=0.1, random_state=42)
        mlp_shuf.fit(X_train_shuf_flat, y_train)
        mlp_shuf_acc = accuracy(y_test, mlp_shuf.predict(X_test_shuf_flat))

        mlp_available = True
    except:
        mlp_available = False
        mlp_orig_acc = 0
        mlp_shuf_acc = 0

    # Bar chart comparison
    ax5 = fig.add_subplot(2, 4, 5)

    if mlp_available:
        x = np.arange(2)
        width = 0.35

        ax5.bar(x - width/2, [cnn_orig_acc, cnn_shuf_acc], width, label='CNN', color='steelblue')
        ax5.bar(x + width/2, [mlp_orig_acc, mlp_shuf_acc], width, label='MLP', color='coral')

        ax5.set_xticks(x)
        ax5.set_xticklabels(['Original', 'Shuffled'])
        ax5.set_ylabel('Accuracy')
        ax5.set_ylim(0, 1.1)
        ax5.legend()
        ax5.set_title('THE KEY TEST\nCNN needs structure, MLP does not', fontsize=10, fontweight='bold')

        # Add value labels
        for i, (c, m) in enumerate(zip([cnn_orig_acc, cnn_shuf_acc], [mlp_orig_acc, mlp_shuf_acc])):
            ax5.text(i - width/2, c + 0.02, f'{c:.2f}', ha='center', fontsize=9)
            ax5.text(i + width/2, m + 0.02, f'{m:.2f}', ha='center', fontsize=9)

        # Arrow showing CNN drop
        ax5.annotate('', xy=(0.5 - width/2, cnn_shuf_acc),
                    xytext=(0.5 - width/2, cnn_orig_acc - 0.05),
                    arrowprops=dict(arrowstyle='->', color='red', lw=2))
        ax5.text(0.3, (cnn_orig_acc + cnn_shuf_acc)/2, 'CNN\nBREAKS!',
                fontsize=10, color='red', fontweight='bold')
    else:
        ax5.text(0.5, 0.5, 'MLP not available', ha='center', va='center', transform=ax5.transAxes)

    # Accuracy drop analysis
    ax6 = fig.add_subplot(2, 4, 6)
    ax6.axis('off')

    if mlp_available:
        cnn_drop = cnn_orig_acc - cnn_shuf_acc
        mlp_drop = mlp_orig_acc - mlp_shuf_acc

        analysis = f"""
    ACCURACY DROP ANALYSIS
    ═══════════════════════

    CNN:
      Original:  {cnn_orig_acc:.2f}
      Shuffled:  {cnn_shuf_acc:.2f}
      Drop:      {cnn_drop:.2f} {'← BIG DROP!' if cnn_drop > 0.1 else ''}

    MLP:
      Original:  {mlp_orig_acc:.2f}
      Shuffled:  {mlp_shuf_acc:.2f}
      Drop:      {mlp_drop:.2f} {'← Still works!' if mlp_drop < 0.1 else ''}

    CONCLUSION:
    CNN encodes spatial structure
    MLP treats pixels independently
        """
        ax6.text(0.1, 0.95, analysis, transform=ax6.transAxes, fontsize=10,
                verticalalignment='top', fontfamily='monospace',
                bbox=dict(boxstyle='round', facecolor='lightcyan', alpha=0.8))

    # Why CNN fails
    ax7 = fig.add_subplot(2, 4, 7)
    ax7.axis('off')

    why_text = """
    WHY CNN FAILS ON SHUFFLED:
    ══════════════════════════

    CNN uses 3×3 filters that detect
    LOCAL patterns (edges, corners).

    When you shuffle pixels:
    • Adjacent pixels no longer related
    • Local patterns destroyed
    • Filters find nothing meaningful

    This PROVES the inductive bias:
    "Patterns are LOCAL and can
     appear ANYWHERE"
    """
    ax7.text(0.1, 0.95, why_text, transform=ax7.transAxes, fontsize=10,
            verticalalignment='top', fontfamily='monospace',
            bbox=dict(boxstyle='round', facecolor='lightyellow', alpha=0.8))

    # Why MLP works
    ax8 = fig.add_subplot(2, 4, 8)
    ax8.axis('off')

    why_mlp = """
    WHY MLP STILL WORKS:
    ════════════════════

    MLP treats each pixel as an
    independent input feature.

    Shuffling is just a relabeling:
    • pixel[0] → feature[perm[0]]
    • Same information, different order
    • MLP learns new mapping easily

    MLP has NO spatial assumption:
    "All input features are
     equally connected"
    """
    ax8.text(0.1, 0.95, why_mlp, transform=ax8.transAxes, fontsize=10,
            verticalalignment='top', fontfamily='monospace',
            bbox=dict(boxstyle='round', facecolor='lightgreen', alpha=0.8))

    plt.suptitle('SPATIAL INDUCTIVE BIAS: The Critical Proof\n'
                 'Shuffle pixels → CNN fails, MLP works → CNN needs local structure!',
                 fontsize=13, fontweight='bold', y=1.02)
    plt.tight_layout()
    return fig


def visualize_translation_equivariance():
    """
    Show translation equivariance: shift input → shift output.

    Same pattern at different positions gives same filter response,
    just at different positions.
    """
    np.random.seed(42)
    X_train, X_test, y_train, y_test = create_simple_image_dataset(n_samples=600)

    # Train CNN
    cnn = SimpleCNN(input_shape=(1, 8, 8), n_classes=2, n_filters=8)
    cnn.fit(X_train, y_train, epochs=100, lr=0.01, verbose=False)

    fig, axes = plt.subplots(3, 5, figsize=(15, 9))

    # Create a simple pattern and shift it
    pattern = np.zeros((8, 8))
    pattern[2:5, 2:5] = 1.0  # 3x3 square

    shifts = [(0, 0), (0, 2), (2, 0), (2, 2)]

    # Row 1: Shifted inputs
    axes[0, 0].text(0.5, 0.5, 'INPUT\nIMAGES', ha='center', va='center',
                    fontsize=12, fontweight='bold', transform=axes[0, 0].transAxes)
    axes[0, 0].axis('off')

    shifted_images = []
    for idx, (dy, dx) in enumerate(shifts):
        shifted = np.zeros((8, 8))
        y_start, y_end = dy, min(dy + 3, 8)
        x_start, x_end = dx, min(dx + 3, 8)
        shifted[y_start:y_end, x_start:x_end] = 1.0
        shifted_images.append(shifted)

        axes[0, idx + 1].imshow(shifted, cmap='gray')
        axes[0, idx + 1].set_title(f'Shift ({dy},{dx})', fontsize=9)
        axes[0, idx + 1].axis('off')

    # Row 2: Feature maps from Conv1 (one specific filter)
    axes[1, 0].text(0.5, 0.5, 'CONV1\nOUTPUT\n(Filter 0)', ha='center', va='center',
                    fontsize=12, fontweight='bold', transform=axes[1, 0].transAxes)
    axes[1, 0].axis('off')

    for idx, img in enumerate(shifted_images):
        x = img[np.newaxis, np.newaxis, :, :]
        conv_out = cnn.layers[0].forward(x)
        relu_out = cnn.layers[1].forward(conv_out)

        axes[1, idx + 1].imshow(relu_out[0, 0], cmap='viridis')
        axes[1, idx + 1].set_title(f'Response shifts too!', fontsize=9)
        axes[1, idx + 1].axis('off')

    # Row 3: Explanation
    for i in range(5):
        axes[2, i].axis('off')

    axes[2, 2].text(0.5, 0.5,
        'TRANSLATION EQUIVARIANCE\n'
        '═══════════════════════════\n\n'
        'When input shifts by (dy, dx),\n'
        'the feature map shifts by (dy, dx) too!\n\n'
        'This is because the SAME filter\n'
        'is applied at EVERY position.\n\n'
        'Weight sharing → Translation equivariance\n'
        '(Same pattern → Same response, anywhere)',
        ha='center', va='center', fontsize=11, fontfamily='monospace',
        transform=axes[2, 2].transAxes,
        bbox=dict(boxstyle='round', facecolor='lightyellow', alpha=0.8))

    plt.suptitle('TRANSLATION EQUIVARIANCE: Shift Input → Shift Output\n'
                 'Same filter at every position = same response pattern shifts with input',
                 fontsize=13, fontweight='bold', y=1.02)
    plt.tight_layout()
    return fig


def benchmark_on_shapes():
    """Benchmark CNN on shape recognition."""
    print("\n" + "="*60)
    print("BENCHMARK: CNN on Shape Recognition")
    print("="*60)

    # Binary (stripes)
    X_train, X_test, y_train, y_test = create_simple_image_dataset(n_samples=800)
    cnn = SimpleCNN(input_shape=(1, 8, 8), n_classes=2, n_filters=8)
    cnn.fit(X_train, y_train, epochs=100, lr=0.01, verbose=False)
    acc_binary = accuracy(y_test, cnn.predict(X_test))
    print(f"Binary (H vs V stripes): {acc_binary:.3f}")

    # Multi-class (shapes)
    X_train, X_test, y_train, y_test = create_digit_like_dataset(n_samples=1200)
    cnn = SimpleCNN(input_shape=(1, 8, 8), n_classes=3, n_filters=8)
    cnn.fit(X_train, y_train, epochs=100, lr=0.01, verbose=False)
    acc_multi = accuracy(y_test, cnn.predict(X_test))
    print(f"Multi-class (L, T, +):   {acc_multi:.3f}")

    return {'binary': acc_binary, 'multiclass': acc_multi}


if __name__ == '__main__':
    print("="*60)
    print("CNN — Convolutional Neural Network")
    print("="*60)

    print("""
WHAT THIS MODEL IS:
    LOCAL connections + SHARED weights across positions.
    The SAME filter detects the SAME pattern ANYWHERE.

THE KEY INSIGHT:
    Convolution = template matching
    Weight sharing = translation equivariance
    This is an INDUCTIVE BIAS for spatial data!

HIERARCHICAL FEATURES:
    Layer 1: Edges
    Layer 2: Textures (combinations of edges)
    Layer 3+: Parts, objects (higher abstractions)

WHY IT WORKS FOR IMAGES:
    - Patterns are LOCAL (edges, textures)
    - Patterns can appear ANYWHERE
    - Composition: simple → complex

WHY IT FAILS ON SHUFFLED PIXELS:
    Shuffling destroys LOCAL structure!
    MLP doesn't care (no spatial bias), CNN breaks.
    """)

    ablation_experiments()
    results = benchmark_on_shapes()

    # Generate visualizations
    print("\nGenerating visualizations...")

    # 1. Feature hierarchy (THE KEY INSIGHT)
    print("1. Generating feature hierarchy visualization...")
    fig1 = visualize_feature_hierarchy()
    save_path1 = '/Users/sid47/ML Algorithms/13_cnn_hierarchy.png'
    fig1.savefig(save_path1, dpi=150, bbox_inches='tight')
    print(f"   Saved to: {save_path1}")
    plt.close(fig1)

    # 2. Spatial inductive bias proof (shuffle test)
    print("2. Generating spatial inductive bias visualization...")
    fig2 = visualize_spatial_inductive_bias()
    save_path2 = '/Users/sid47/ML Algorithms/13_cnn_shuffle_test.png'
    fig2.savefig(save_path2, dpi=150, bbox_inches='tight')
    print(f"   Saved to: {save_path2}")
    plt.close(fig2)

    # 3. Translation equivariance
    print("3. Generating translation equivariance visualization...")
    fig3 = visualize_translation_equivariance()
    save_path3 = '/Users/sid47/ML Algorithms/13_cnn_equivariance.png'
    fig3.savefig(save_path3, dpi=150, bbox_inches='tight')
    print(f"   Saved to: {save_path3}")
    plt.close(fig3)

    # 4. Complete story (existing, for backward compatibility)
    print("4. Generating complete story visualization...")
    fig4 = visualize_cnn_story()
    save_path4 = '/Users/sid47/ML Algorithms/13_cnn.png'
    fig4.savefig(save_path4, dpi=100, bbox_inches='tight')
    print(f"   Saved to: {save_path4}")
    plt.close(fig4)

    print("\n" + "="*60)
    print("SUMMARY")
    print("="*60)
    print("""
1. Convolution = LOCAL receptive field + WEIGHT SHARING
2. Translation equivariance: same pattern → same response anywhere
3. Pooling adds SOME translation invariance
4. Hierarchical: edges → textures → parts → objects
5. FAILS on shuffled pixels (spatial inductive bias)
6. Fewer parameters than MLP with same/better performance

===============================================================
THE KEY INSIGHTS (see visualizations):
===============================================================

    13_cnn_hierarchy.png    — Layer 1 edges → Layer 2 textures
    13_cnn_shuffle_test.png — CNN FAILS on shuffled, MLP works!
    13_cnn_equivariance.png — Shift input → Shift output
    13_cnn.png              — Complete story overview

CNN's INDUCTIVE BIAS:
    "Patterns are LOCAL and can appear ANYWHERE"
    This is why it works for images but breaks on shuffled pixels.

NEXT: RNN/LSTM — exploit sequential structure through recurrence
    """)
